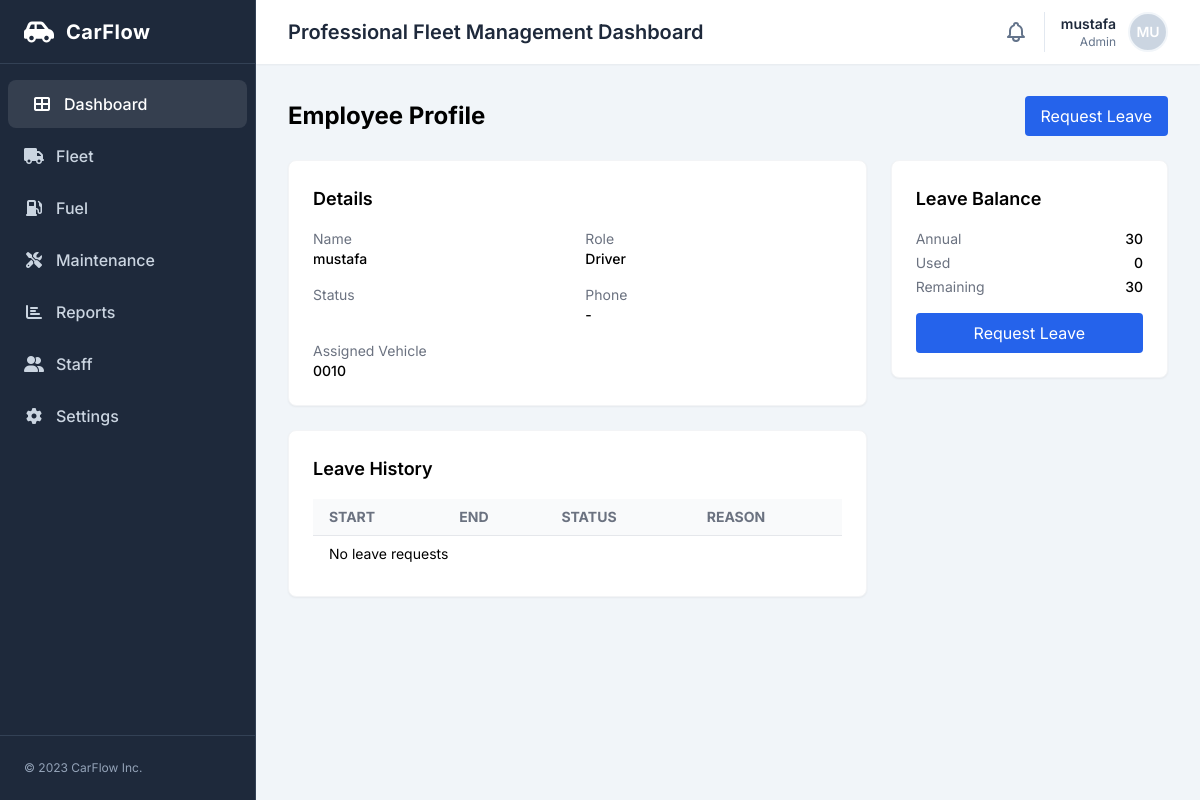
Page /staff/1/profile/ (signed in) on the committed database.
### staff/models.py (models this page shows, shortened)
class Employee(models.Model):
    ROLE_CHOICES = [
        ("driver", "Driver"),
        ("staff", "Staff"),
        ("manager", "Manager"),
    ]
    user = models.OneToOneField(
        settings.AUTH_USER_MODEL,
        on_delete=models.CASCADE
    )
    role = models.CharField(
        max_length=20,
        choices=ROLE_CHOICES,
        default="staff"
    )
    phone = models.CharField(max_length=20, blank=True)
    photo = models.ImageField(
        upload_to="employee_photos/",
        null=True,
        blank=True
    )
    created_at = models.DateTimeField(auto_now_add=True)

class LeaveBalance(models.Model):
    employee = models.OneToOneField(
        Employee,
        on_delete=models.CASCADE,
        related_name="leave_balance"
    )
    annual_leave_days = models.PositiveIntegerField(default=30)
    used_leave_days = models.PositiveIntegerField(default=0)
    class Meta:
        verbose_name = "Leave Balance"
        verbose_name_plural = "Leave Balances"

### accounts/models.py (models this page shows, shortened)
class DriverAssignment(models.Model):
    driver = models.ForeignKey(settings.AUTH_USER_MODEL, on_delete=models.CASCADE, related_name="driver_assignments")
    car = models.ForeignKey(Car, on_delete=models.CASCADE, related_name="driver_assignments")
    region = models.ForeignKey("accounts.Region", on_delete=models.SET_NULL, null=True, blank=True, related_name="driver_assignments")
    start_date = models.DateField()
    end_date = models.DateField(null=True, blank=True)
    active = models.BooleanField(default=True)
    notes = models.CharField(max_length=255, blank=True)
    class Meta:
        ordering = ["-start_date"]
        indexes = [models.Index(fields=["driver", "car", "active"])]
        constraints = [
            models.UniqueConstraint(fields=["driver", "car", "active"], name="unique_active_assignment")
        ]

### fleet/models.py (models this page shows, shortened)
class Car(models.Model):
    STATUS_CHOICES = [
        ("available", "Available"),
        ("assigned", "Assigned"),
        ("maintenance", "Maintenance"),
        ("inactive", "Inactive"),
    ]
    VEHICLE_TYPE_CHOICES = [
        ("Sedan", "Sedan"),
        ("Reefer Van", "Chiller Van"),
        ("Reefer Truck", "Reefer Truck"),
        ("Reefer Pickup", "Reefer Pickup"),
    ]
    plate_number = models.CharField(max_length=20, unique=True, db_index=True)
    brand = models.CharField(max_length=100, default='Unknown')
    vehicle_type = models.CharField(max_length=100, choices=VEHICLE_TYPE_CHOICES, verbose_name="Vehicle Type", default="Sedan")
    year = models.PositiveIntegerField()
    vin = models.CharField(max_length=64, blank=True)
    status = models.CharField(
        max_length=20,
        choices=STATUS_CHOICES,
        default="available",
        db_index=True,
    )
    region = models.ForeignKey(
        "accounts.Region",
        on_delete=models.SET_NULL,
        null=True,
        blank=True,
        related_name="cars",
    )
    notes = models.TextField(blank=True)
    created_at = models.DateTimeField(auto_now_add=True)
    class Meta:
        ordering = ["plate_number"]

### staff/views.py (the view)
# urls.py: path("<int:id>/profile/", views.employee_profile, name="profile"),
@login_required
def employee_profile(request, id):
    employee = get_object_or_404(Employee.objects.select_related("user"), pk=id)
    assignment = (
        DriverAssignment.objects.filter(active=True, driver=employee.user)
        .select_related("car")
        .first()
    )
    balance, _ = LeaveBalance.objects.get_or_create(employee=employee)
    remaining = (balance.annual_leave_days or 0) - (balance.used_leave_days or 0)
    leaves = LeaveRequest.objects.filter(employee=employee).order_by("-created_at")
    context = {
        "employee": employee,
        "assignment": assignment,
        "balance": balance,
        "remaining_leave_days": remaining,
        "leaves": leaves,
    }
    return render(request, "staff/employee_profile.html", context)

### staff/templates/staff/employee_profile.html (shortened to what this page needs)
{% extends "base.html" %}
{% block content %}
<div class="flex items-center justify-between">
  <h1 class="text-2xl font-bold">Employee Profile</h1>
  <a href="{% url 'staff:leave_request' %}" class="px-4 py-2 bg-blue-600 text-white rounded">Request Leave</a>
  </div>
<div class="mt-6 grid grid-cols-1 lg:grid-cols-3 gap-6">
  <div class="lg:col-span-2 space-y-6">
    <div class="bg-white rounded-lg shadow-sm border border-gray-100 p-6">
      <h2 class="text-lg font-semibold mb-4">Details</h2>
      <div class="grid grid-cols-1 md:grid-cols-2 gap-4 text-sm">
        <div>
          <div class="text-gray-500">Name</div>
          <div class="font-medium">{{ employee.user.get_full_name|default:employee.user.username }}</div>
        </div>
        <div>
          <div class="text-gray-500">Role</div>
          <div class="font-medium capitalize">{{ employee.role }}</div>
        </div>
        <div>
          <div class="text-gray-500">Status</div>
        </div>
        <div>
          <div class="text-gray-500">Phone</div>
          <div class="font-medium">{{ employee.phone|default:"-" }}</div>
        </div>
        <div>
          <div class="text-gray-500">Assigned Vehicle</div>
          <div class="font-medium">{% if assignment and assignment.car %}{{ assignment.car.plate_number }}{% else %}-{% endif %}</div>
        </div>
      </div>
    </div>
    <div class="bg-white rounded-lg shadow-sm border border-gray-100 p-6">
      <h2 class="text-lg font-semibold mb-4">Leave History</h2>
      <div class="overflow-x-auto">
        <table class="min-w-full divide-y divide-gray-200 text-sm">
          <thead class="bg-gray-50">
            <tr>
              <th class="px-4 py-2 text-left text-gray-500 uppercase">Start</th>
              <th class="px-4 py-2 text-left text-gray-500 uppercase">End</th>
              <th class="px-4 py-2 text-left text-gray-500 uppercase">Status</th>
              <th class="px-4 py-2 text-left text-gray-500 uppercase">Reason</th>
            </tr>
          </thead>
          <tbody class="bg-white divide-y divide-gray-200">
            {% for lr in leaves %}
            <tr>
              <td class="px-4 py-2">{{ lr.start_date }}</td>
              <td class="px-4 py-2">{{ lr.end_date }}</td>
              <td class="px-4 py-2 capitalize">{{ lr.status }}</td>
              <td class="px-4 py-2">{{ lr.reason|default:"-" }}</td>
            </tr>
            {% empty %}
            <tr><td class="px-4 py-2" colspan="4">No leave requests</td></tr>
            {% endfor %}
          </tbody>
        </table>
      </div>
    </div>
  </div>
  <div>
    <div class="bg-white rounded-lg shadow-sm border border-gray-100 p-6">
      <h2 class="text-lg font-semibold mb-4">Leave Balance</h2>
      <div class="text-sm">
        <div class="flex justify-between"><span class="text-gray-500">Annual</span><span class="font-medium">{{ balance.annual_leave_days }}</span></div>
        <div class="flex justify-between mt-1"><span class="text-gray-500">Used</span><span class="font-medium">{{ balance.used_leave_days }}</span></div>
        <div class="flex justify-between mt-1"><span class="text-gray-500">Remaining</span><span class="font-medium">{{ remaining_leave_days }}</span></div>
      </div>
      <a href="{% url 'staff:leave_request' %}" class="mt-4 inline-block w-full text-center px-4 py-2 bg-blue-600 text-white rounded">Request Leave</a>
    </div>
  </div>
</div>
{% endblock %}

### templates/partials/navbar.html (shortened to what this page needs)
<header class="h-16 flex items-center justify-between px-4 sm:px-6 lg:px-8 bg-white shadow-sm z-10">
<div class="flex items-center gap-3">
<h1 class="text-base sm:text-xl font-semibold text-slate-800 truncate max-w-[60vw] md:max-w-none">Professional Fleet Management Dashboard</h1>
</div>
<div class="flex items-center space-x-4">
<button class="text-slate-500 hover:text-slate-700 focus:outline-none">
</button>
<div class="flex items-center gap-3 border-l border-slate-200 pl-4 relative">
    <button id="user-menu-btn" class="flex items-center gap-3 focus:outline-none">
        <div class="text-right hidden sm:block">
            <p class="text-sm font-semibold text-slate-800">
                {{ request.user.get_full_name|default:request.user.username }}
            </p>
            <p class="text-xs text-slate-500">
                {% if request.user.groups.first %}
                    {{ request.user.groups.first.name }}
                {% else %}
                    User
                {% endif %}
            </p>
        </div>
        <div class="h-10 w-10 rounded-full bg-slate-300 flex items-center justify-center text-white font-semibold text-sm border-2 border-slate-100">
            {{ request.user.username|slice:":2"|upper }}
        </div>
    </button>
</div>
</header>

### templates/base.html (style rules this page uses)
body { font-family:'Inter',sans-serif;background-color:#f3f4f6 }

### rows in the picture
Employee: user.get_full_name "mustafa", role "Driver", phone "-"
DriverAssignment: car.plate_number "0010"
LeaveBalance: annual_leave_days "30", used_leave_days "0"

### other values in the picture
{{ request.user.get_full_name|default:request.user.username }} "mustafa"
{{ request.user.groups.first.name }} "Admin"
{{ request.user.username|slice:":2"|upper }} "MU"
{{ remaining_leave_days }} "30"
